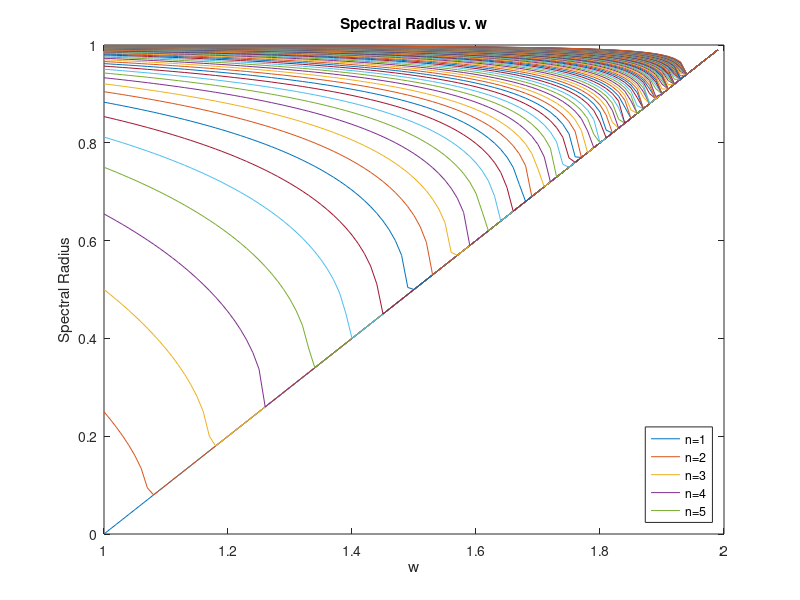

Source code (MATLAB):
clc;
i=1;
for n=1:1:100
    
        A=full(gallery('tridiag',n,-1,2,-1));
        b=zeros(n,1);
        b(1)=1;
        b(n)=1;

        L=tril(A, -1);
        U=triu(A,1);
        D=2*eye(n);

        x=[];
        y=[];

        for w=1:.01:1.99
            BSOR=inv(D-w*L)*((1-w)*D+w*U);
            y(i,end+1)=max(abs(eig(BSOR)));
            x(i,end+1)=w;
        end

figure(1)
plot(x(i,:),y(i,:))
hold on;

i=i+1;
end

title('Spectral Radius v. w')
xlabel('w')
ylabel('Spectral Radius')

legend('n=1', 'n=2', 'n=3', 'n=4', 'n=5',  'Location', 'southeast')
